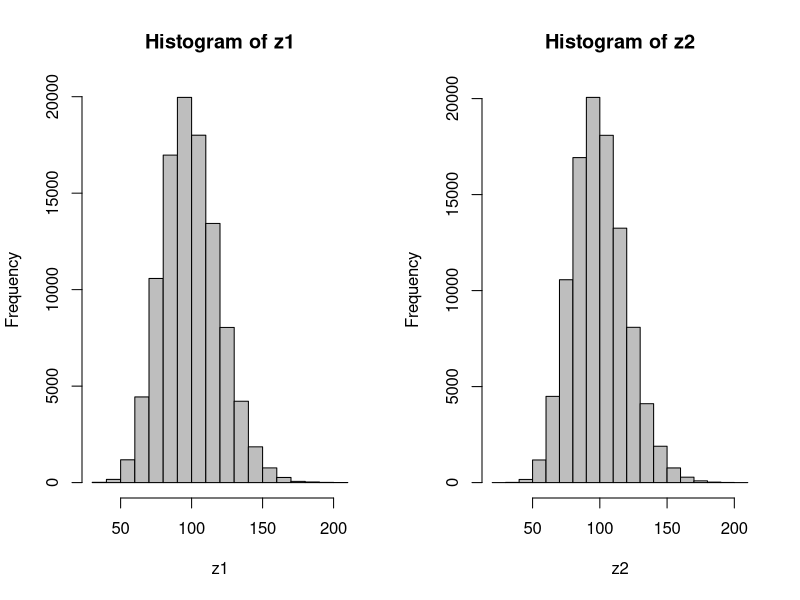

This chart was generated by the following R code:
## ---- chunk 1

library(knitr)

knitr::opts_chunk$set(cache = FALSE)

## ---- chunk 2
lambda <- 33
n <- 10000
y <- rpois(n, lambda)
mean(y)
var(y)
quantile (y, c(0.025, 0.975))
## ---- chunk 3
x <- 94 
mean <- 103
sd <- 23
dnorm(x, mean, sd)

q <- c(110, 90) 
p.bound <- pnorm(q, mean = mean, sd = sd)
p.bound[1] - p.bound[2]
## ---- chunk 4
x <- 4 
size <- 24
p <- 0.12
dbinom(x, size, p)
## ---- chunk 5
n <- 100000
lambda <- 100
sigma2 <- 400
r <- lambda^2/(sigma2 - lambda)
z1 <- rnbinom(n, mu = lambda, size = r)
mean(z1)
var(z1)
## ---- chunk 6
n <- 100000
lambda <- 100
sigma2 <- 400
r <- lambda^2/(sigma2 - lambda)
phi <- r/(r + lambda)
z2 <- rnbinom(n, prob = phi ,size = r)
mean(z2)
var(z2)
## ---- chunk 7
par(mfrow = c(1, 2))
hist(z1, col = "gray")
hist(z2, col = "gray")
